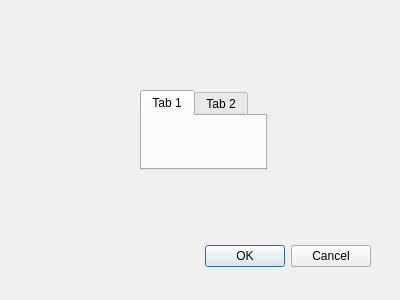
<?xml version="1.0" encoding="UTF-8"?>
<ui version="4.0">
 <class>Dialog</class>
 <widget class="QDialog" name="Dialog">
  <property name="geometry">
   <rect>
    <x>0</x>
    <y>0</y>
    <width>400</width>
    <height>300</height>
   </rect>
  </property>
  <property name="windowTitle">
   <string>Dialog</string>
  </property>
  <widget class="QDialogButtonBox" name="buttonBox">
   <property name="geometry">
    <rect>
     <x>30</x>
     <y>240</y>
     <width>341</width>
     <height>32</height>
    </rect>
   </property>
   <property name="orientation">
    <enum>Qt::Horizontal</enum>
   </property>
   <property name="standardButtons">
    <set>QDialogButtonBox::Cancel|QDialogButtonBox::Ok</set>
   </property>
  </widget>
  <widget class="QTabWidget" name="tabWidget">
   <property name="geometry">
    <rect>
     <x>140</x>
     <y>90</y>
     <width>127</width>
     <height>80</height>
    </rect>
   </property>
   <widget class="QWidget" name="tab">
    <attribute name="title">
     <string>Tab 1</string>
    </attribute>
   </widget>
   <widget class="QWidget" name="tab_2">
    <attribute name="title">
     <string>Tab 2</string>
    </attribute>
   </widget>
  </widget>
 </widget>
 <resources/>
 <connections>
  <connection>
   <sender>buttonBox</sender>
   <signal>accepted()</signal>
   <receiver>Dialog</receiver>
   <slot>accept()</slot>
   <hints>
    <hint type="sourcelabel">
     <x>248</x>
     <y>254</y>
    </hint>
    <hint type="destinationlabel">
     <x>157</x>
     <y>274</y>
    </hint>
   </hints>
  </connection>
  <connection>
   <sender>buttonBox</sender>
   <signal>rejected()</signal>
   <receiver>Dialog</receiver>
   <slot>reject()</slot>
   <hints>
    <hint type="sourcelabel">
     <x>316</x>
     <y>260</y>
    </hint>
    <hint type="destinationlabel">
     <x>286</x>
     <y>274</y>
    </hint>
   </hints>
  </connection>
 </connections>
</ui>
